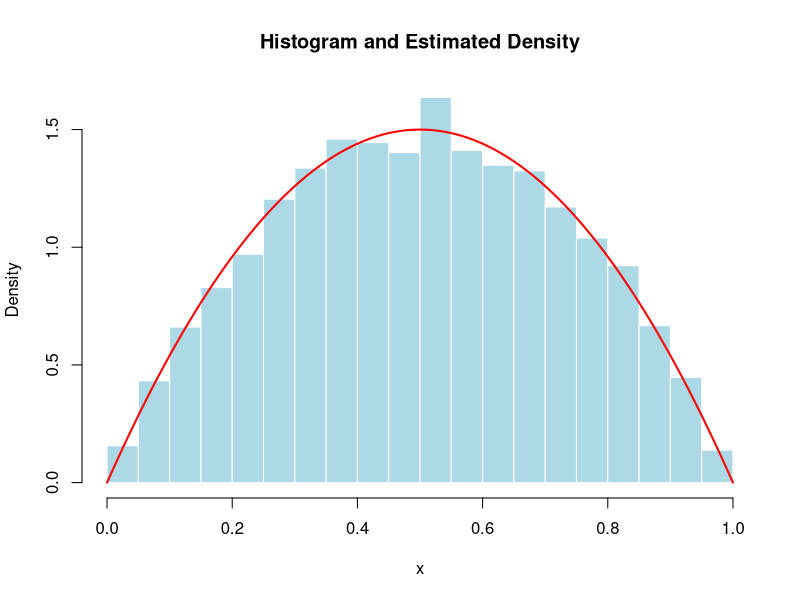
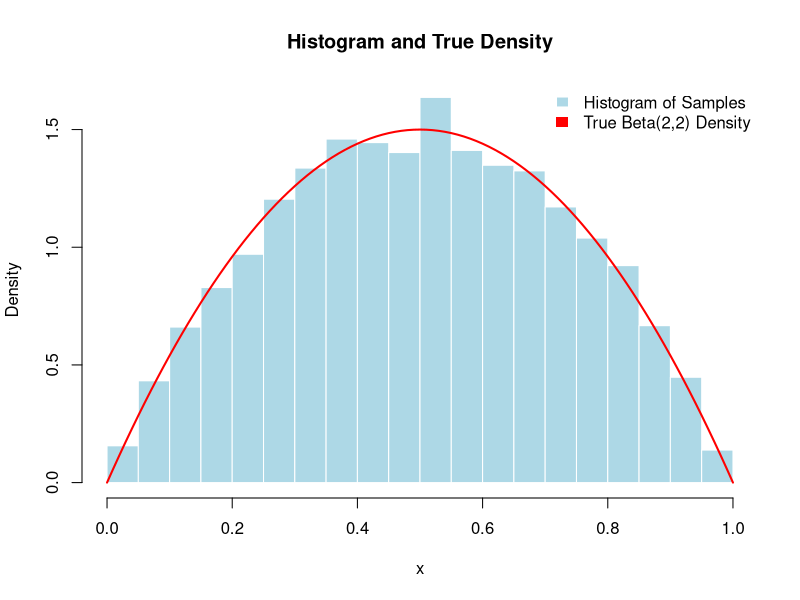

The R source for these figures, in order:
rm(list=ls())
ACBeta <- function(n) {
  u <- runif(n)
  x <- runif(n)
  f <- 6 * x * (1 - x)
  accepted_samples <- x[u < 2 * f / 3]
  return(accepted_samples)
}

Y <- ACBeta(10000)

hist(Y, breaks = 30, probability = TRUE,
     main = "Histogram and Estimated Density",
     xlab = "x", col = "lightblue", border = "white")

# Overlay true Beta(2,2) density
curve(dbeta(x, 2, 2), add = TRUE, col = "red", lwd = 2)


hist(Y, breaks = 30, probability = TRUE,
     main = "Histogram and True Density",
     xlab = "x", col = "lightblue", border = "white")

# Overlay true Beta(2,2) density
curve(dbeta(x, 2, 2), add = TRUE, col = "red", lwd = 2)

# Add legend
legend("topright",
       legend = c("Histogram of Samples", "True Beta(2,2) Density"),
       fill = c("lightblue", "red"),  # 'fill' for histogram
       border = c("white", NA),
       #lty = c(NA, 1),              # line type for density
       col = c("lightblue", "red"),
       #lwd = c(2, 2),
       bty = "n")
